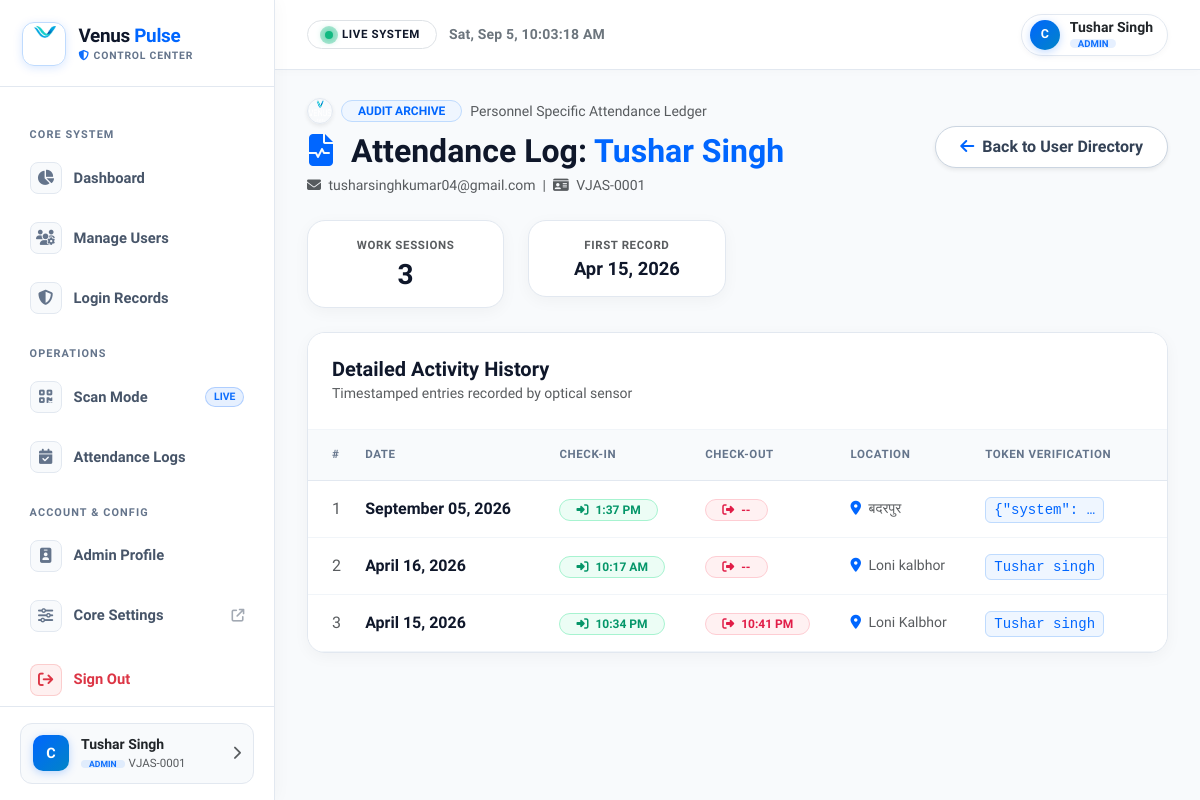
/attendance/user/1/ (signed in), run on the app's committed database.
### home/models.py (models this page shows, shortened)
class Attendance(models.Model):
    user = models.ForeignKey(User, on_delete=models.CASCADE)
    name = models.CharField(max_length=100, blank=True, null=True)
    email = models.EmailField(blank=True, null=True)
    qr_code = models.TextField()
    ip_address = models.GenericIPAddressField(blank=True, null=True)
    date = models.DateField(auto_now_add=True)
    time = models.TimeField(auto_now_add=True)
    ATTENDANCE_STATUS = (
        ('Present', 'Present'),
        ('Absent', 'Absent'),
        ('Late', 'Late'),
    )
    status = models.CharField(max_length=10, choices=ATTENDANCE_STATUS, default='Present')
    location_name = models.CharField(max_length=255, blank=True, null=True)
    location = models.CharField(max_length=255, blank=True, null=True)
    latitude = models.FloatField(blank=True, null=True)
    longitude = models.FloatField(blank=True, null=True)
    check_in = models.TimeField(blank=True, null=True)
    check_out = models.TimeField(blank=True, null=True)

### home/views.py (the view)
# urls.py: path('attendance/user/<int:user_id>/', views.user_attendance_detail, name='user_attendance_detail'),
@staff_member_required
def user_attendance_detail(request, user_id):
    user = get_object_or_404(User, pk=user_id)
    records = Attendance.objects.filter(
        user=user).order_by('-date', '-check_in')
    return render(request, 'user_attendance_detail.html', {'user_obj': user, 'records': records})

### templates/user_attendance_detail.html (shortened to what this page needs)
{% extends "admin_base.html" %}
{% load static %}
{% block content %}
<div class="container-fluid px-0">
  <div class="row mb-4 align-items-center">
    <div class="col-md-8 text-center text-md-start">
      <div class="d-flex align-items-center gap-2 mb-2 justify-content-center justify-content-md-start">
        <img src="{% static 'logo.png' %}" onerror="this.src='{% static 'images/venus_logo.png' %}'" alt="Venus Logo" class="rounded-circle shadow-sm" style="width: 26px; height: 26px; border: 1px solid #e2e8f0;" />
        <span class="badge rounded-pill px-3 py-1 fw-bold small" style="background: #eff6ff; color: #0066ff; border: 1px solid #bfdbfe;">
          AUDIT ARCHIVE
        </span>
        <span class="small text-muted">Personnel Specific Attendance Ledger</span>
      </div>
      <h2 class="fw-bold mb-1" style="color: #0f172a;">
        <i class="fas fa-file-medical-alt me-2" style="color: #0066ff;"></i> Attendance Log: <span style="color: #0066ff;">{{ user_obj.get_full_name|default:user_obj.username }}</span>
      </h2>
      <p class="small mb-0 text-muted">
        <i class="fas fa-envelope me-1"></i> {{ user_obj.email }} &nbsp;|&nbsp;
        <i class="fas fa-id-card me-1"></i> VJAS-{{ user_obj.id|stringformat:"04d" }}
      </p>
    </div>
    <div class="col-md-4 text-md-end mt-3 mt-md-0">
      <a href="{% url 'manage_users' %}" class="btn rounded-pill px-4 py-2 fw-semibold shadow-sm" style="background: #ffffff; border: 1px solid #cbd5e1; color: #334155;">
        <i class="fas fa-arrow-left me-1" style="color: #0066ff;"></i> Back to User Directory
      </a>
    </div>
  </div>
  <div class="row g-4 mb-4">
    <div class="col-md-3">
        <div class="card border rounded-4 text-center p-3 shadow-sm" style="background: #ffffff; border-color: #e2e8f0;">
            <div class="small fw-bold text-uppercase mb-1 text-muted" style="font-size: 0.72rem; letter-spacing: 0.6px;">Work Sessions</div>
            <div class="h3 fw-bold mb-0" style="color: #0f172a;">{{ records|length }}</div>
        </div>
    </div>
    <div class="col-md-3">
        <div class="card border rounded-4 text-center p-3 shadow-sm" style="background: #ffffff; border-color: #e2e8f0;">
            <div class="small fw-bold text-uppercase mb-1 text-muted" style="font-size: 0.72rem; letter-spacing: 0.6px;">First Record</div>
            <div class="h4 fw-bold mb-0" style="color: #0f172a; font-size: 1.15rem;">{{ records.last.date|date:"M d, Y"|default:"--" }}</div>
        </div>
    </div>
  </div>
  <div class="card border rounded-4 overflow-hidden shadow-sm" style="background: #ffffff; border-color: #e2e8f0;">
    <div class="card-header p-4 bg-white" style="border-bottom: 1px solid #f1f5f9;">
        <h5 class="fw-bold mb-0" style="color: #0f172a;">Detailed Activity History</h5>
        <span class="small text-muted">Timestamped entries recorded by optical sensor</span>
    </div>
    <div class="card-body p-0">
      <div class="table-responsive">
        <table class="table align-middle mb-0" style="color: #334155;">
          <thead style="background: #f8fafc; border-bottom: 1px solid #e2e8f0;">
            <tr>
              <th class="ps-4 py-3 text-muted" style="font-size: 0.72rem; letter-spacing: 0.6px; text-transform: uppercase;">#</th>
              <th class="py-3 text-muted" style="font-size: 0.72rem; letter-spacing: 0.6px; text-transform: uppercase;">Date</th>
              <th class="py-3 text-muted" style="font-size: 0.72rem; letter-spacing: 0.6px; text-transform: uppercase;">Check-In</th>
              <th class="py-3 text-muted" style="font-size: 0.72rem; letter-spacing: 0.6px; text-transform: uppercase;">Check-Out</th>
              <th class="py-3 text-muted" style="font-size: 0.72rem; letter-spacing: 0.6px; text-transform: uppercase;">Location</th>
              <th class="pe-4 py-3 text-muted" style="font-size: 0.72rem; letter-spacing: 0.6px; text-transform: uppercase;">Token Verification</th>
            </tr>
          </thead>
          <tbody>
            {% for record in records %}
            <tr style="border-bottom: 1px solid #f1f5f9;">
              <td class="ps-4 py-3 text-muted">{{ forloop.counter }}</td>
              <td class="py-3 fw-bold text-nowrap" style="color: #0f172a;">{{ record.date|date:"F d, Y" }}</td>
              <td class="py-3">
                <span class="badge rounded-pill px-3 py-1 fw-bold" style="background: #ecfdf5; color: #059669; border: 1px solid #a7f3d0;">
                    <i class="fas fa-sign-in-alt me-1"></i> {{ record.check_in|time:"g:i A"|default:"--" }}
                </span>
              </td>
              <td class="py-3">
                <span class="badge rounded-pill px-3 py-1 fw-bold" style="background: #fff1f2; color: #e11d48; border: 1px solid #fecdd3;">
                    <i class="fas fa-sign-out-alt me-1"></i> {{ record.check_out|time:"g:i A"|default:"--" }}
                </span>
              </td>
              <td class="py-3 small text-muted">
                <i class="fas fa-location-dot me-1" style="color: #0066ff;"></i> {{ record.location_name|default:"--" }}
              </td>
              <td class="pe-4 py-3">
                <span class="small rounded px-2 py-1" style="max-width: 130px; font-family: monospace; background: #eff6ff; color: #0066ff; border: 1px solid #bfdbfe;" title="{{ record.qr_code }}">
                   {{ record.qr_code|truncatechars:12 }}
                </span>
              </td>
            </tr>
            {% endfor %}
          </tbody>
        </table>
      </div>
    </div>
  </div>
</div>
{% endblock %}

### templates/admin_base.html (shortened to what this page needs)
{% load static %}
<!DOCTYPE html>
<html lang="en">
<head>
    <link href="https://cdn.jsdelivr.net/npm/bootstrap@5.3.0/dist/css/bootstrap.min.css" rel="stylesheet">
    <link href="https://cdnjs.cloudflare.com/ajax/libs/font-awesome/6.5.0/css/all.min.css" rel="stylesheet">
    <link rel="stylesheet" href="https://cdnjs.cloudflare.com/ajax/libs/animate.css/4.1.1/animate.min.css" />
</head>
<body>
    <div class="sidebar" id="sidebar">
        <div class="sidebar-header">
            <a href="{% url 'admin_dashboard' %}" class="brand-logo-wrapper">
                <img src="{% static 'logo.png' %}" alt="Venus Logo" class="brand-logo-img" onerror="this.src='/static/images/venus_logo.png'">
                <div class="brand-text">
                    <h5>Venus <span>Pulse</span></h5>
                    <div class="brand-badge"><i class="fas fa-shield-halved text-primary me-1"></i>Control Center</div>
                </div>
            </a>
        </div>
        <div class="sidebar-nav-container">
            <div class="nav-category-title">Core System</div>
            <ul class="nav-list">
                <li class="nav-item-admin">
                    <a href="{% url 'admin_dashboard' %}"
                        class="nav-link-admin {% if request.resolver_match.url_name == 'admin_dashboard' %}active{% endif %}">
                        <span class="d-flex align-items-center">
                            <span class="nav-icon-wrap"><i class="fas fa-chart-pie"></i></span>
                            <span>Dashboard</span>
                        </span>
                    </a>
                </li>
                <li class="nav-item-admin">
                    <a href="{% url 'manage_users' %}"
                        class="nav-link-admin {% if request.resolver_match.url_name == 'manage_users' or request.resolver_match.url_name == 'edit_user' or request.resolver_match.url_name == 'add_user' %}active{% endif %}">
                        <span class="d-flex align-items-center">
                            <span class="nav-icon-wrap"><i class="fas fa-users-gear"></i></span>
                            <span>Manage Users</span>
                        </span>
                    </a>
                </li>
                <li class="nav-item-admin">
                    <a href="{% url 'reports' %}"
                        class="nav-link-admin {% if request.resolver_match.url_name == 'reports' %}active{% endif %}">
                        <span class="d-flex align-items-center">
                            <span class="nav-icon-wrap"><i class="fas fa-shield-halved"></i></span>
                            <span>Login Records</span>
                        </span>
                    </a>
                </li>
            </ul>
            <div class="nav-category-title">Operations</div>
            <ul class="nav-list">
                <li class="nav-item-admin">
                    <a href="{% url 'attendance' %}"
                        class="nav-link-admin {% if request.resolver_match.url_name == 'attendance' %}active{% endif %}">
                        <span class="d-flex align-items-center">
                            <span class="nav-icon-wrap"><i class="fas fa-qrcode"></i></span>
                            <span>Scan Mode</span>
                        </span>
                        <span class="badge rounded-pill px-2 py-0.5 small bg-primary bg-opacity-10 text-primary border border-primary border-opacity-25" style="font-size: 0.65rem; font-weight: 700;">LIVE</span>
                    </a>
                </li>
                <li class="nav-item-admin">
                    <a href="{% url 'attendance_report' %}"
                        class="nav-link-admin {% if request.resolver_match.url_name == 'attendance_report' %}active{% endif %}">
                        <span class="d-flex align-items-center">
                            <span class="nav-icon-wrap"><i class="fas fa-calendar-check"></i></span>
                            <span>Attendance Logs</span>
                        </span>
                    </a>
                </li>
            </ul>
            <div class="nav-category-title">Account & Config</div>
            <ul class="nav-list">
                <li class="nav-item-admin">
                    <a href="{% url 'profile' %}"
                        class="nav-link-admin {% if request.resolver_match.url_name == 'profile' %}active{% endif %}">
                        <span class="d-flex align-items-center">
                            <span class="nav-icon-wrap"><i class="fas fa-id-badge"></i></span>
                            <span>Admin Profile</span>
                        </span>
                    </a>
                </li>
                <li class="nav-item-admin">
                    <a href="/admin/" target="_blank" class="nav-link-admin">
                        <span class="d-flex align-items-center">
                            <span class="nav-icon-wrap"><i class="fas fa-sliders"></i></span>
                            <span>Core Settings</span>
                        </span>
                        <i class="fas fa-arrow-up-right-from-square small opacity-50"></i>
                    </a>
                </li>
                <li class="nav-item-admin mt-2">
                    <a href="{% url 'logout' %}" class="nav-link-admin text-danger">
                        <span class="d-flex align-items-center">
                            <span class="nav-icon-wrap text-danger" style="background: rgba(239, 68, 68, 0.08); border-color: rgba(239, 68, 68, 0.2);"><i class="fas fa-arrow-right-from-bracket"></i></span>
                            <span>Sign Out</span>
                        </span>
                    </a>
                </li>
            </ul>
        </div>
        <div class="sidebar-footer">
            <a href="{% url 'profile' %}" class="sidebar-user-card">
                <div class="sidebar-user-avatar">
                    {{ user.username|slice:":1"|upper }}
                </div>
                <div class="overflow-hidden flex-grow-1">
                    <div class="fw-semibold text-truncate small text-dark">{{ user.get_full_name|default:user.username }}</div>
                    <div class="text-muted small d-flex align-items-center gap-1" style="font-size: 0.72rem;">
                        <span class="badge bg-primary bg-opacity-10 text-primary rounded-pill px-2 py-0">ADMIN</span>
                        <span>VJAS-{{ user.id|stringformat:"04d" }}</span>
                    </div>
                </div>
                <i class="fas fa-chevron-right text-muted small"></i>
            </a>
        </div>
    </div>
    <div class="main-content">
        <div class="top-bar">
            <div class="d-flex align-items-center gap-3">
                <div class="d-flex align-items-center gap-2">
                    <span class="badge bg-white border rounded-pill px-3 py-2 d-flex align-items-center gap-2 text-dark shadow-xs">
                        <span class="radar-box">
                            <span class="radar-center"></span>
                        </span>
                        <span class="fw-bold small text-uppercase" style="letter-spacing: 0.6px; font-size: 0.72rem; color: #0f172a;">Live System</span>
                    </span>
                    <span id="adminLiveClock" class="fw-semibold small ms-1 d-none d-md-inline text-secondary" style="letter-spacing: 0.2px;"></span>
                </div>
            </div>
            <div class="d-flex align-items-center gap-2">
                <a href="{% url 'profile' %}" class="admin-profile-chip">
                    <div class="sidebar-user-avatar" style="width: 30px; height: 30px; font-size: 0.78rem; border-radius: 50%;">
                        {{ user.username|slice:":1"|upper }}
                    </div>
                    <div class="d-none d-sm-block text-start lh-1">
                        <div class="fw-bold small text-dark">{{ user.get_full_name|default:user.username }}</div>
                        <span class="badge bg-primary bg-opacity-10 text-primary rounded-pill px-2 py-0 mt-1" style="font-size: 0.6rem; font-weight: 700;">ADMIN</span>
                    </div>
                </a>
            </div>
        </div>
        <div class="content-body">
            {% block content %}
            {% endblock %}
        </div>
    </div>
</body>
</html>

### data on the page
Attendance: last "Apr 15, 2026", date "April 15, 2026", check_in "10:34 PM", check_out "10:41 PM", location_name "Loni Kalbhor", qr_code "Tushar singh"
Attendance: date "September 05, 2026", check_in "1:37 PM", check_out "--", location_name "बदरपुर", qr_code "{\"system\": …"
Attendance: date "April 16, 2026", check_in "10:17 AM", check_out "--", location_name "Loni kalbhor", qr_code "Tushar singh"

### other printed values
{{ user.username|slice:":1"|upper }} "C"
{{ user.get_full_name|default:user.username }} "Tushar Singh"
{{ user.id|stringformat:"04d" }} "0001"
{{ user_obj.get_full_name|default:user_obj.username }} "Tushar Singh"
{{ user_obj.email }} "tusharsinghkumar04@gmail.com"
{{ user_obj.id|stringformat:"04d" }} "0001"
{{ records|length }} "3"
